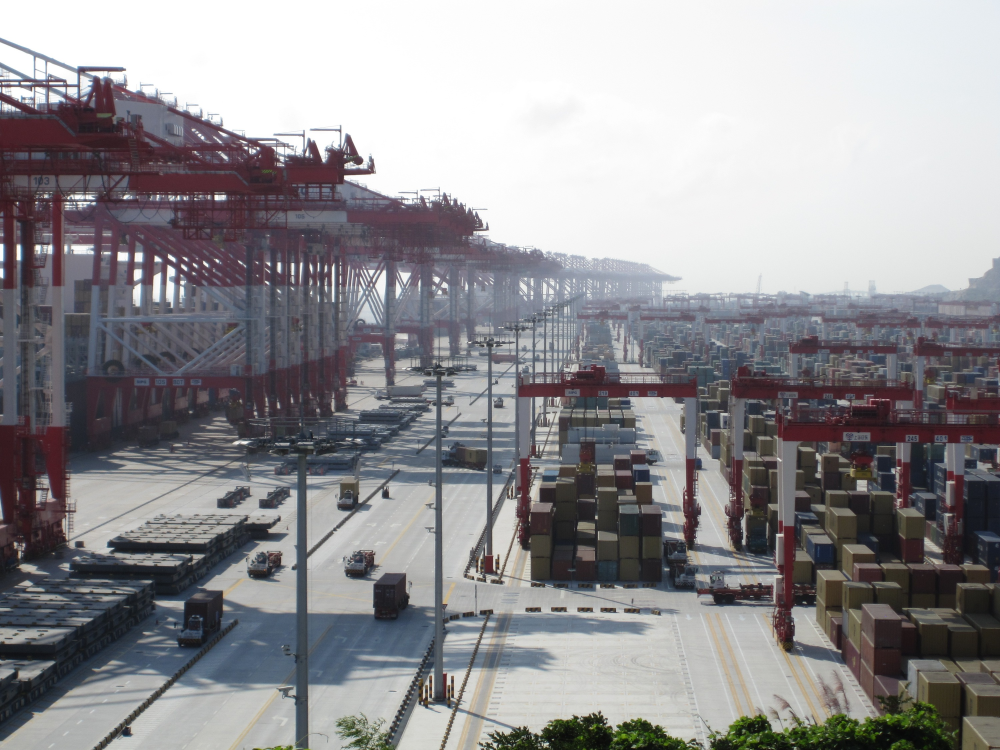
#> input picture photos/reel-yangshan-container-lanes.jpg, 3000 x 2250 px (shown at 1/3 size)
$ python 2026-11-22-reel.py ../photos/reel-yangshan-container-lanes.jpg
#> lines starting #> are read from the running program, lines starting #| are printed output that depends on the picture
### tools/linkwin_mark.py
"""LinkWin brand-mark components for post templates (default logo treatment from 13 Nov 2026).

Treatment "Seal signature + echo" (Ali, 13 Nov 2026: the logo must feel integrated, not pasted on):
  * signature: the official seal traced to a single-colour vector (brand/mark/linkwin-seal.svg) in seal red #AC3E33,
    a hairline rule, then the official 链赢贸易 / LinkWin Trading wordmarks (cropped from the same trace) in the
    design's text tint. No box, tab or background behind it. Sits on the layout's typographic grid (usually the footer).
  * echo (optional): the same seal, very large and very faint (4–7 % opacity, tone-on-tone), cropped by a panel or
    canvas edge, like an emboss in the material.
All shapes come from the official transparent files on linkwinco.com via tools/trace_logo.py; never redraw them.
RTL: dir="rtl" mirrors the signature order automatically (seal on the right); place the echo with `side`.

usage in a day script:
    from linkwin_mark import MARK_CSS, signature, echo
    css += MARK_CSS
    html = f'... {signature()} ...'          # inside a flex/grid cell
    html = f'<div class="panel">{echo("right")} ...</div>'   # panel needs position:relative; overflow:hidden
CSS custom properties to tune per design: --lw-seal (seal colour), --lw-ink (wordmark colour),
--lw-sig-h (seal height, default 58px), --lw-echo (echo colour), --lw-echo-op (echo opacity).
"""
import os, re
ROOT = os.path.dirname(os.path.dirname(os.path.abspath(__file__)))

def svg(name, cls=""):
    s = open(os.path.join(ROOT, "brand", "mark", name), encoding="utf-8").read().strip()
    s = re.sub(r' width="[\d.]+" height="[\d.]+"', "", s, count=1)
    return s.replace("<svg ", f'<svg class="{cls}" aria-hidden="true" preserveAspectRatio="xMidYMid meet" ', 1)

MARK_CSS = """
.lw-sig{--lw-sig-h:66px;display:flex;align-items:center;gap:18px;flex:none;color:var(--lw-ink,rgba(246,244,239,.86))}
.lw-sig .lw-seal{height:var(--lw-sig-h);width:auto;color:var(--lw-seal,#AC3E33);display:block}
.lw-sig .lw-rule{width:1px;align-self:stretch;margin:4px 0;background:currentColor;opacity:.35}
.lw-sig .lw-words{display:flex;flex-direction:column;gap:8px;align-items:flex-start}
.lw-sig .lw-cn{height:calc(var(--lw-sig-h) * .42);width:auto;display:block}
.lw-sig .lw-en{height:calc(var(--lw-sig-h) * .25);width:auto;display:block;opacity:.78}
[dir=rtl] .lw-sig .lw-words{align-items:flex-end}
.lw-echo{position:absolute;pointer-events:none;width:var(--lw-echo-size,520px);height:var(--lw-echo-size,520px);
  color:var(--lw-echo,#F6F4EF);opacity:var(--lw-echo-op,.055);z-index:0}
.lw-echo svg{width:100%;height:100%;display:block}
"""

def signature():
    return (f'<div class="lw-sig">{svg("linkwin-seal.svg", "lw-seal")}<i class="lw-rule"></i>'
            f'<span class="lw-words">{svg("linkwin-wordmark-cn.svg", "lw-cn")}{svg("linkwin-wordmark-en.svg", "lw-en")}</span></div>')

def echo(side="right", bottom="-120px", inset="-90px", rotate="0deg"):
    return (f'<div class="lw-echo" style="bottom:{bottom};{side}:{inset};transform:rotate({rotate})">'
            f'{svg("linkwin-seal.svg")}</div>')

### scripts/2026-11-22-reel.py
#!/usr/bin/env python3
"""2026-11-22 — Reel "20ft, 40ft or 40ft High Cube? The key numbers" (EN, 24 s, key-numbers format).

Creative brief
- Concept: "Blueprint Box". A deep blueprint page with a fine grid; one container is drawn as a white line elevation
  (true scale, 1 m = 71.5 px) and morphs 20' -> 40' -> 40' HC while dimension lines and two big counters
  (capacity m3, max payload kg) roll to the new values. Insight scene: two bar rows show the twist — the 40' has about
  twice the space of the 20', but nearly the same weight limit. Photo hook and photo end card (Yangshan, Commons).
- Tone / palette (mid-dark, after the light ivory reel of 21 Nov): blueprint #15324A -> #0F2638, line white #EAF2F7,
  amber #F2A541 (space), mint #7FD1B9 (weight), seal red #AC3E33 on the seal only.
  Type: Oswald 600 (names, numbers) + Manrope (text) + Playfair Display italic (end line). No Space Grotesk (used 21 Nov).
- Facts: Hapag-Lloyd container specifications (hapag-lloyd.com, fetched 22 Nov 2026; example values, vary by manufacturer):
  20' Standard: inside L 5,900 mm, W 2,352, H 2,395; capacity 33.2 m3; max gross 30,480 kg; tare 2,350; max payload 28,130 kg.
  40' Standard: inside L 12,032, W 2,352, H 2,395; 67.7 m3; max gross 32,500; tare 3,750; max payload 28,750 kg.
  40' High Cube: inside L 12,032, W 2,350, H 2,700; 76.3 m3; max gross 32,500; tare 3,900; max payload 28,600 kg.
- Timing (30 fps, 24.0 s): hook 0-2.6 (title on frame 1); 20' 2.6-7.4; 40' 7.4-12.2; 40' HC 12.2-17.0;
  insight 17.0-20.2; end card 20.2-24; 23.55-24 fade to blueprint; hook photo fades in over 0-0.35 s (text on frame 1), so the loop point is blueprint->blueprint. Cover = frame at 1.0 s.
- Safe zones: text between y 240 and 1590, x 72..940.
- Photos: photos/reel-yangshan-container-lanes.jpg (Reb42, CC BY 3.0), photos/reel-yangshan-yard-overview.jpg
  (Gmbsfd, CC BY-SA 4.0), both Wikimedia Commons, credited on frame and in caption.
- Logo: tools/linkwin_mark.py signature + faint echo on the end card only.
- PRC compliance: neutral logistics education; no politics, maps, flags or people.
usage: python3 scripts/2026-11-22-reel.py [--preview t1,t2,...]
"""
import os, sys, subprocess, time
from PIL import Image
ROOT = os.path.dirname(os.path.dirname(os.path.abspath(__file__)))
sys.path.insert(0, os.path.join(ROOT, "tools"))
from linkwin_mark import MARK_CSS, signature, echo
OUT = os.path.join(ROOT, "posts", "2026-11-22", "reel")
WORK = "/tmp/reel-2026-11-22"
FPS, DUR = 30, 24.0
SLUG = "2026-11-22-reel-container-key-numbers-en"
HOOK = ("reel-yangshan-container-lanes.jpg", .5, "Yangshan Port · Reb42 · CC BY 3.0")
ENDP = ("reel-yangshan-yard-overview.jpg", .5, "Yangshan Port · Gmbsfd · CC BY-SA 4.0")

def crop(f, fx, name, W, H):
#> called with f = 'reel-yangshan-container-lanes.jpg', fx = 0.5, name = 'hook.jpg', W = 1080, H = 980
    os.makedirs(WORK, exist_ok=True)
    W2, H2 = int(W * 1.12), int(H * 1.12)
    im = Image.open(os.path.join(ROOT, "photos", f)).convert("RGB")
#> im is the input picture: PIL image 3000x2250 RGB; mean R, G, B 145.1, 143.7, 146.6
    sc = max(W2 / im.width, H2 / im.height)
    im = im.resize((round(im.width * sc), round(im.height * sc)), Image.LANCZOS)
#> im: PIL image 1463x1097 RGB
    x = min(max(0, round(im.width * fx - W2 / 2)), im.width - W2); y = (im.height - H2) // 2
    p = os.path.join(WORK, name); im.crop((x, y, x + W2, y + H2)).save(p, quality=94); return p
#> after `p = os.path.join(WORK, name)`:
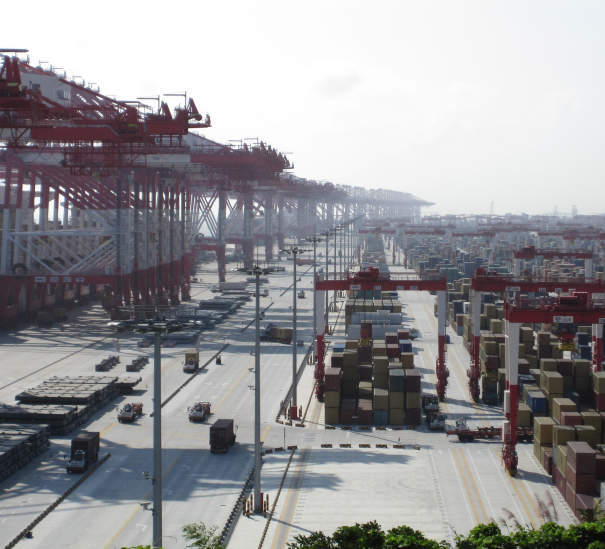
#> saved as hook.jpg: PIL image 1209x1097 RGB (shown at 1/2 size); mean R, G, B 151.1, 150.2, 152.9

def html(hook, endp):
    return f'''<!doctype html><html lang="en"><head><meta charset="utf-8">
<link rel="stylesheet" href="../brand/fonts.css"><style>
:root{{--bp:#15324A;--bp2:#0F2638;--ln:#EAF2F7;--amb:#F2A541;--mint:#7FD1B9;--lw-ink:#EAF2F7;--lw-seal:#AC3E33}}
*{{margin:0;padding:0;box-sizing:border-box}}
html,body{{width:1080px;height:1920px;overflow:hidden;background:var(--bp);color:var(--ln);font-family:Manrope,sans-serif}}
#page{{position:absolute;inset:0;background:radial-gradient(120% 80% at 50% 35%,#1A3D59,#15324A 55%,#0F2638)}}
#grid{{position:absolute;inset:0;background-image:linear-gradient(rgba(234,242,247,.06) 1px,transparent 1px),linear-gradient(90deg,rgba(234,242,247,.06) 1px,transparent 1px),linear-gradient(rgba(234,242,247,.11) 1px,transparent 1px),linear-gradient(90deg,rgba(234,242,247,.11) 1px,transparent 1px);background-size:36px 36px,36px 36px,180px 180px,180px 180px;background-position:0 0,0 0,-1px -1px,-1px -1px}}
.k{{font:800 24px/1 Manrope;letter-spacing:.2em;text-transform:uppercase}}
/* hook */
#hook{{position:absolute;inset:0;z-index:40}}
#hph{{position:absolute;left:0;top:0;width:1080px;height:980px;overflow:hidden}}
#hph img{{width:1080px;height:980px;object-fit:cover;transform-origin:50% 60%}}
#hph:after{{content:"";position:absolute;inset:0;background:linear-gradient(rgba(15,38,56,.45),rgba(15,38,56,0) 30%,rgba(21,50,74,0) 60%,#15324A 99%)}}
#hph .cr,#eph .cr{{position:absolute;right:150px;top:240px;font-size:17px;color:rgba(255,255,255,.85);z-index:2;white-space:nowrap}}
#htext{{position:absolute;left:72px;top:900px;width:880px}}
#htext .k{{color:var(--amb)}}
#htext h1{{font:600 150px/0.98 Oswald;letter-spacing:-.01em;margin-top:24px;text-transform:uppercase}}
#htext h1 span{{color:var(--amb)}} #htext h1 em{{font-style:normal;color:var(--mint)}}
#htext p{{font:600 40px/1.3 Manrope;color:rgba(234,242,247,.85);margin-top:30px}}
/* spec stage */
#stage{{position:absolute;inset:0;z-index:20;opacity:0}}
#shead{{position:absolute;left:72px;top:300px;width:880px}}
#sn{{font:800 24px/1 Manrope;letter-spacing:.2em;color:var(--amb)}}
.nm{{position:absolute;left:0;top:44px;font:600 128px/1 Oswald;text-transform:uppercase;white-space:nowrap}}
.iso{{position:absolute;left:0;top:190px;font:600 30px/1 Manrope;color:rgba(234,242,247,.7);white-space:nowrap}}
#draw{{position:absolute;left:0;top:0;width:1080px;height:1920px}}
#stats{{position:absolute;left:72px;top:1120px;width:880px;display:flex;gap:40px}}
.st{{flex:1;border-top:2px solid rgba(234,242,247,.3);padding-top:26px}}
.st .lb{{font:800 21px/1.2 Manrope;letter-spacing:.16em;text-transform:uppercase;color:rgba(234,242,247,.72)}}
.st .v{{font:600 112px/1 Oswald;margin-top:16px;white-space:nowrap}} .st .v small{{font:600 46px/1 Oswald;margin-left:10px;opacity:.85}}
#s1 .v{{color:var(--amb)}} #s2 .v{{color:var(--mint)}}
#fact{{position:absolute;left:72px;top:1420px;width:880px;font:600 29px/1.35 Manrope;color:rgba(234,242,247,.88)}}
/* insight */
#ins{{position:absolute;inset:0;z-index:30;opacity:0}}
#itext{{position:absolute;left:72px;top:300px;width:880px}}
#itext .k{{color:var(--mint)}}
#itext h2{{font:600 104px/1.0 Oswald;text-transform:uppercase;margin-top:24px}}
#itext h2 span{{color:var(--amb)}} #itext h2 em{{font-style:normal;color:var(--mint)}}
.row{{position:absolute;left:72px;width:880px}}
.row .lb{{font:800 22px/1 Manrope;letter-spacing:.16em;text-transform:uppercase;color:rgba(234,242,247,.75);margin-bottom:22px}}
.bar{{display:flex;align-items:center;gap:20px;height:58px;margin-bottom:14px}}
.bar b{{width:120px;flex:none;font:600 34px/1 Oswald}}
.bar i{{display:block;height:40px;border-radius:4px;width:0}}
.bar span{{font:600 34px/1 Oswald;white-space:nowrap;opacity:0}}
#rv i{{background:var(--amb)}} #rw i{{background:var(--mint)}}
#tipt{{position:absolute;left:72px;top:1370px;width:880px;font:600 32px/1.4 Manrope;color:rgba(234,242,247,.9)}}
#tipt p{{padding-left:26px;border-left:5px solid var(--amb);margin-bottom:24px}} #tipt p.w{{border-color:var(--mint)}}
/* end */
#end{{position:absolute;inset:0;z-index:50;opacity:0;overflow:hidden;background:var(--bp2)}}
#eph{{position:absolute;left:0;top:0;width:1080px;height:900px;overflow:hidden}}
#eph img{{width:1080px;height:900px;object-fit:cover}}
#eph:after{{content:"";position:absolute;inset:0;background:linear-gradient(rgba(15,38,56,.5),rgba(15,38,56,.1) 35%,rgba(15,38,56,.2) 60%,#0F2638 99%)}}
#end .lw-echo{{--lw-echo:#EAF2F7;--lw-echo-op:.028;--lw-echo-size:1150px}}
#endtext{{position:absolute;left:72px;top:760px;width:860px}}
#endtext .k{{color:var(--amb)}}
#endtext h2{{font:italic 700 92px/1.04 'Playfair Display';margin-top:26px}}
#endtext h2 span{{color:var(--mint)}}
#endtext p{{font:500 34px/1.45 Manrope;margin-top:32px;color:rgba(234,242,247,.85)}}
#endrule{{width:860px;height:2px;background:var(--ln);opacity:.25;margin:52px 0 44px;transform-origin:0 50%}}
#endsig{{display:flex;align-items:center;justify-content:space-between;width:860px}}
#endsig .url{{font:600 44px/1 Oswald;letter-spacing:.03em}}
#endsrc{{font:500 20px/1.45 Manrope;color:rgba(234,242,247,.65);margin-top:38px}}
#fade{{position:absolute;inset:0;background:var(--bp);opacity:0;z-index:60}}
{MARK_CSS}
</style></head><body>
<div id="page"></div><div id="grid"></div>
<div id="stage">
 <div id="shead"><div id="sn">01 / 03</div>
  <div class="nm" id="n0">20′ Standard</div><div class="nm" id="n1">40′ Standard</div><div class="nm" id="n2">40′ High Cube</div>
  <div class="iso" id="i0">ISO 22G1 · the “twenty”</div><div class="iso" id="i1">ISO 42G1 · double the length</div><div class="iso" id="i2">ISO 45G1 · 30 cm taller inside</div></div>
 <svg id="draw" viewBox="0 0 1080 1920"><g id="box"></g></svg>
 <div id="stats"><div class="st" id="s1"><div class="lb">Capacity</div><div class="v"><span id="vc">33.2</span><small>m³</small></div></div>
  <div class="st" id="s2"><div class="lb">Max payload</div><div class="v"><span id="vw">28,130</span><small>kg</small></div></div></div>
 <div id="fact"></div>
</div>
<div id="ins"><div id="itext"><div class="k" id="ik">The twist</div><h2 id="ih">40′ = <span>2× the space</span>.<br>Not <em>2× the weight</em>.</h2></div>
 <div class="row" id="rv" style="top:760px"><div class="lb">Space · m³</div>
  <div class="bar"><b>20′</b><i data-w="33.2"></i><span>33.2</span></div><div class="bar"><b>40′</b><i data-w="67.7"></i><span>67.7</span></div><div class="bar"><b>40′ HC</b><i data-w="76.3"></i><span>76.3</span></div></div>
 <div class="row" id="rw" style="top:1060px"><div class="lb">Max payload · tonnes</div>
  <div class="bar"><b>20′</b><i data-w="28.13"></i><span>28.1</span></div><div class="bar"><b>40′</b><i data-w="28.75"></i><span>28.8</span></div><div class="bar"><b>40′ HC</b><i data-w="28.6"></i><span>28.6</span></div></div>
 <div id="tipt"><p id="t1">Dense cargo like ferroalloys and metals hits the weight limit first: a 20′ often does the job.</p><p class="w" id="t2">Light, bulky goods fill space first: go 40′ or 40′ HC.</p></div>
</div>
<div id="hook"><div id="hph"><img id="himg" src="file://{hook}"><div class="cr">Photo: {HOOK[2]} · Wikimedia Commons</div></div>
 <div id="htext"><div class="k">Container key numbers</div><h1><span>20′</span>, <em>40′</em><br>or 40′ HC?</h1><p>4 numbers that decide which box you book.</p></div></div>
<div id="end"><div id="eph"><img id="eimg" src="file://{endp}"><div class="cr">Photo: {ENDP[2]} · Wikimedia Commons</div></div>{echo("right","-300px","-360px")}
 <div id="endtext"><div class="k" id="ek">Before you book</div>
 <h2 id="eh">Weigh it first. <span>Then pick the box.</span></h2>
 <p id="ep">LinkWin Trading plans loads for ferroalloys, metals and industrial goods shipped from China.</p>
 <div id="endrule"></div><div id="endsig">{signature()}<div class="url">linkwinco.com</div></div>
 <div id="endsrc">Source: Hapag-Lloyd container specifications (typical values; boxes vary by manufacturer)</div></div></div>
<div id="fade"></div>
<script>
const SPEC=[{{L:5.900,H:2.395,cap:33.2,pay:28130,fact:"Inside 5.90 × 2.35 × 2.39 m. Tare 2,350 kg, max gross 30,480 kg."}},
 {{L:12.032,H:2.395,cap:67.7,pay:28750,fact:"Inside 12.03 × 2.35 × 2.39 m. Tare 3,750 kg, max gross 32,500 kg."}},
 {{L:12.032,H:2.700,cap:76.3,pay:28600,fact:"Inside 12.03 × 2.35 × 2.70 m. Tare 3,900 kg, max gross 32,500 kg."}}];
const ST=[2.6,7.4,12.2], INS=17.0, END=20.2, PXM=71.5, X0=107, BASE=960;
const cl=(x,a=0,b=1)=>Math.min(b,Math.max(a,x)), ease=x=>{{x=cl(x);return x<.5?4*x*x*x:1-Math.pow(-2*x+2,3)/2}}, eo=x=>1-Math.pow(1-cl(x),3);
const $=id=>document.getElementById(id), lerp=(a,b,k)=>a+(b-a)*k;
function boxSVG(L,H,draw,ghost,gop,glab){{
  const w=L*PXM, h=H*PXM, x=X0, y=BASE-h; let s='';
  if(ghost&&gop>0){{ const gw=ghost.L*PXM, gh=ghost.H*PXM; s+=`<g opacity="${{gop}}"><rect x="${{X0}}" y="${{BASE-gh}}" width="${{gw}}" height="${{gh}}" fill="rgba(127,209,185,.10)" stroke="#7FD1B9" stroke-width="3" stroke-dasharray="12 9"/><text x="${{X0+18}}" y="${{BASE-gh+44}}" font-family="Oswald" font-weight="600" font-size="30" fill="#7FD1B9">${{glab}}</text></g>` }}
  const dash=(len)=>`stroke-dasharray="${{len}}" stroke-dashoffset="${{len*(1-draw)}}"`;
  const per=2*(w+h);
  s+=`<rect x="${{x}}" y="${{y}}" width="${{w}}" height="${{h}}" fill="rgba(234,242,247,.04)" stroke="#EAF2F7" stroke-width="4" ${{dash(per)}}/>`;
  const n=Math.round(w/16); const op=cl(draw*1.4-0.4);
  for(let k=1;k<n;k++){{ const xx=x+k*w/n; s+=`<line x1="${{xx}}" y1="${{y+10}}" x2="${{xx}}" y2="${{BASE-10}}" stroke="rgba(234,242,247,${{(k%2?.10:.18)*op}})" stroke-width="2"/>` }}
  // door end with lock bars
  s+=`<g opacity="${{op}}"><line x1="${{x+w-6}}" y1="${{y}}" x2="${{x+w-6}}" y2="${{BASE}}" stroke="#EAF2F7" stroke-width="3"/>`;
  for(const dx of [-22,-44]) s+=`<line x1="${{x+w+dx}}" y1="${{y+8}}" x2="${{x+w+dx}}" y2="${{BASE-8}}" stroke="rgba(234,242,247,.6)" stroke-width="3"/>`;
  // corner castings
  for(const [cx,cy] of [[x,y],[x+w-22,y],[x,BASE-16],[x+w-22,BASE-16]]) s+=`<rect x="${{cx}}" y="${{cy}}" width="22" height="16" fill="#EAF2F7"/>`;
  s+=`</g>`;
  // dimension lines: length below, height label above the top-right corner
  const dy=BASE+46;
  s+=`<g opacity="${{op}}" stroke="#F2A541" stroke-width="2.5">
   <line x1="${{x}}" y1="${{dy}}" x2="${{x+w}}" y2="${{dy}}"/><line x1="${{x}}" y1="${{dy-14}}" x2="${{x}}" y2="${{dy+14}}"/><line x1="${{x+w}}" y1="${{dy-14}}" x2="${{x+w}}" y2="${{dy+14}}"/></g>
   <text opacity="${{op}}" x="${{x+w/2}}" y="${{dy+50}}" text-anchor="middle" font-family="Oswald" font-weight="600" font-size="38" fill="#F2A541">${{(Math.floor(L*100+1e-6)/100).toFixed(2)}} m inside</text>
   <text opacity="${{op}}" x="${{x+w-20}}" y="${{y-24}}" text-anchor="end" font-family="Oswald" font-weight="600" font-size="38" fill="#F2A541">${{(Math.floor(H*100+1e-6)/100).toFixed(2)}} m high</text>`;
  return s;
}}
function render(t){{
  // spec state
  let k=0, i=0; if(t>=ST[2]) {{i=2;k=ease((t-ST[2])/0.8)}} else if(t>=ST[1]) {{i=1;k=ease((t-ST[1])/0.8)}}
  const a=SPEC[Math.max(0,i-1)], b=SPEC[i], kk=i==0?1:k;
  const L=lerp(a.L,b.L,kk), H=lerp(a.H,b.H,kk);
  const draw=i==0?ease((t-ST[0]-0.2)/1.1):1;
  const gop=i==0?0:eo((t-ST[i]-0.7)/0.5)*0.95, glab=['','20′ inside','40′ standard height'][i];
  $('box').innerHTML=boxSVG(L,H,draw,i>0?SPEC[i-1]:null,gop,glab);
  const sk=i==0?eo((t-ST[0]-0.8)/1.0):kk;
  const cap=i==0?b.cap*sk:lerp(a.cap,b.cap,kk), pay=i==0?b.pay*sk:lerp(a.pay,b.pay,kk);
  $('vc').textContent=cap.toFixed(1); $('vw').textContent=Math.round(pay/10)*10>=1000?Math.round(i==0&&sk<1?pay:pay).toLocaleString('en-US'):Math.round(pay);
  if(sk>=1||i>0&&kk>=1) $('vw').textContent=b.pay.toLocaleString('en-US');
  $('sn').textContent='0'+(i+1)+' / 03';
  for(let j=0;j<3;j++){{
    let o=0; if(j==i) o=i==0?eo((t-ST[0])/0.45):eo((t-ST[i]-0.1)/0.45); if(j==i-1) o=1-eo((t-ST[i])/0.3);
    for(const p of ['n','i']){{ const e=$(p+j); e.style.opacity=o; e.style.transform=`translateY(${{(1-o)*(j==i?30:-30)}}px)`}}
  }}
  const fo=i==0?eo((t-ST[0]-1.6)/0.5):eo((t-ST[i]-0.9)/0.5);
  $('fact').textContent=b.fact; $('fact').style.opacity=fo; $('fact').style.transform=`translateY(${{(1-fo)*20}}px)`;
  const so=i==0?eo((t-ST[0]-0.6)/0.5):1; $('stats').style.opacity=so; $('stats').style.transform=`translateY(${{(1-so)*30}}px)`;
  $('stage').style.opacity=t<ST[0]?0:(t<INS?eo((t-ST[0])/0.35):1-eo((t-INS)/0.35));
  // hook
  const ho=t<2.35?1:1-eo((t-2.35)/0.35); $('hook').style.opacity=ho;
  $('himg').style.transform=`scale(${{1.0+0.06*cl(t/2.6)}})`; $('hph').style.opacity=eo(t/0.35); $('htext').style.transform=`translateY(${{-(1-ho)*40}}px)`;
  // insight
  const io=t<INS?0:(t<END?eo((t-INS)/0.4):1); $('ins').style.opacity=io;
  const it=(id,d)=>{{const v=eo((t-INS-d)/0.45); $(id).style.opacity=v; $(id).style.transform=`translateY(${{(1-v)*26}}px)`}};
  it('ik',0.1); it('ih',0.25);
  document.querySelectorAll('#rv .bar,#rw .bar').forEach((el,n)=>{{const row=n<3?0:1, d=0.6+row*0.55+(n%3)*0.12, v=ease((t-INS-d)/0.6);
    const w=+el.querySelector('i').dataset.w, max=row==0?76.3:30.0; el.querySelector('i').style.width=(560*w/max*v)+'px'; el.querySelector('span').style.opacity=eo((t-INS-d-0.4)/0.3)}});
  it('t1',1.6); it('t2',2.2);
  // end
  const en=t<END?0:eo((t-END)/0.45); $('end').style.opacity=en; $('eimg').style.transform=`scale(${{1.02+0.05*cl((t-END)/3.8)}})`;
  it2=(id,d)=>{{const v=eo((t-END-d)/0.45); $(id).style.opacity=v; $(id).style.transform=`translateY(${{(1-v)*28}}px)`}};
  it2('ek',0.25); it2('eh',0.4); it2('ep',0.85); it2('endsig',1.25); it2('endsrc',1.5);
  $('endrule').style.transform=`scaleX(${{eo((t-END-1.1)/0.6)}})`;
  $('fade').style.opacity=t>23.55?eo((t-23.55)/0.45):0;
}}
</script></body></html>'''

def main():
    from playwright.sync_api import sync_playwright
    preview = None
    if "--preview" in sys.argv: preview = [float(x) for x in sys.argv[sys.argv.index("--preview") + 1].split(",")]
    hook = crop(HOOK[0], HOOK[1], "hook.jpg", 1080, 980); endp = crop(ENDP[0], ENDP[1], "end.jpg", 1080, 900)
#> call 2 of crop, with f = 'reel-yangshan-yard-overview.jpg', fx = 0.5, name = 'end.jpg', W = 1080, H = 900
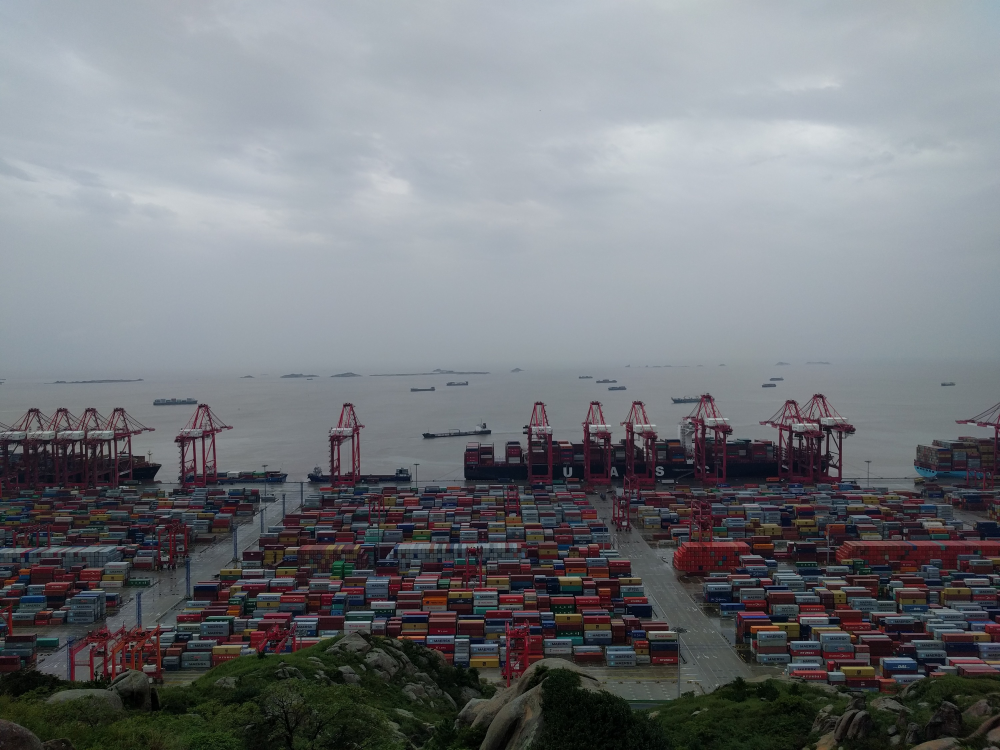
#> input picture photos/reel-yangshan-yard-overview.jpg, 3000 x 2250 px (shown at 1/3 size)
#> in crop, im is the input picture: PIL image 3000x2250 RGB; mean R, G, B 116.8, 120, 124.4
#> (the rest of the program and of its run is left out)
